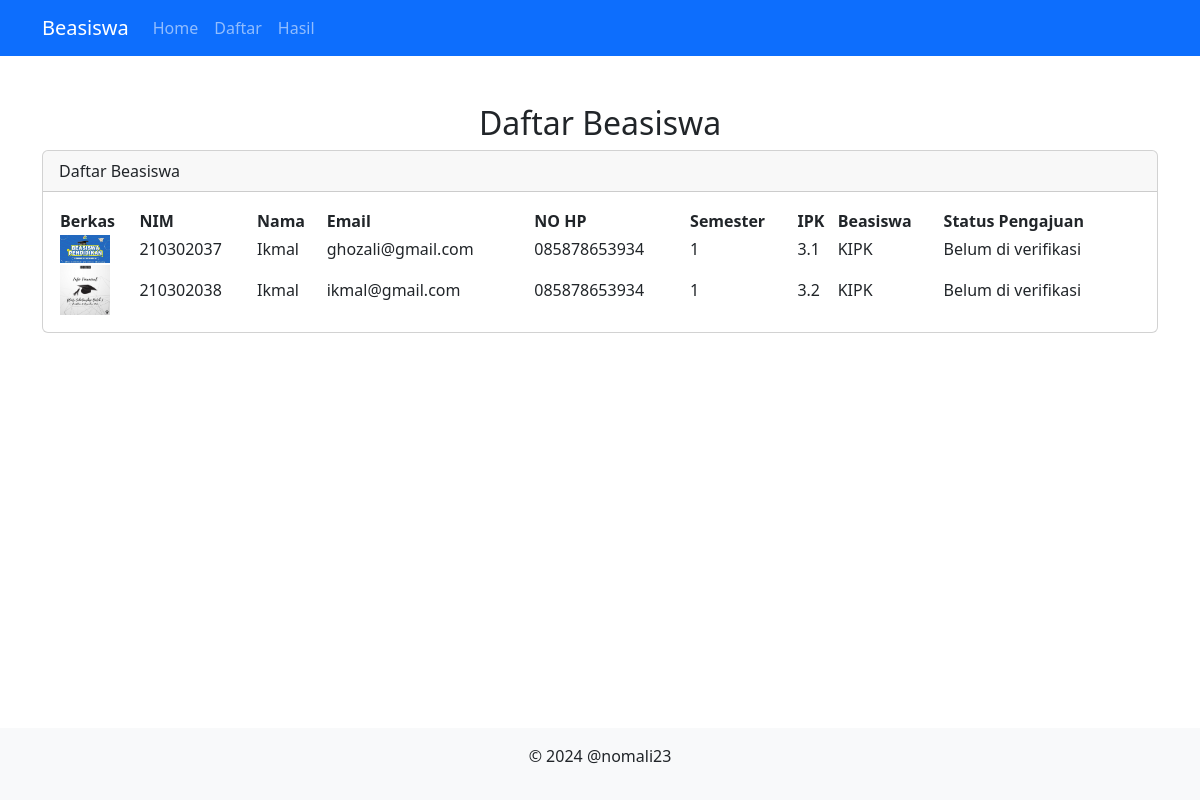
Screenshot of /hasil.php with the database file from the repository.
### tables this page shows
CREATE TABLE `mahasiswa` (
  `nim` int NOT NULL,
  `nama` varchar(150) NOT NULL,
  `email` varchar(150) NOT NULL,
  `no_hp` varchar(50) DEFAULT NULL,
  `semester` varchar(20) DEFAULT NULL,
  `ipk` double NOT NULL,
  `beasiswa` varchar(30) DEFAULT NULL,
  `foto` varchar(200) DEFAULT NULL,
  `status_ajuan` varchar(70) DEFAULT NULL
);

### hasil.php (the view, shortened to what this page needs)
<?php include("config/config.php") ?>
<!DOCTYPE html>
<html lang="en">
<head>
    <link href="https://cdn.jsdelivr.net/npm/bootstrap@5.3.0/dist/css/bootstrap.min.css" rel="stylesheet">
    <link rel="stylesheet" href="https://cdn.datatables.net/2.1.2/css/dataTables.dataTables.css" />
    <link rel="stylesheet" href="https://cdn.datatables.net/buttons/3.1.0/css/buttons.dataTables.css">
</head>
<body>
    <?php include("assets/navbar.php") ?>
    <div class="container content">
        <main>
            <h2 class="text-center mt-4">Daftar Beasiswa</h2>
            <div class="row justify-content-center align-items-center">
                <div class="col-md-12">
                    <div class="card">
                        <div class="card-header">
                            Daftar Beasiswa
                        </div>
                        <div class="card-body">
                            <table id="example" class="display nowrap" style="width: 100%;">
                                <thead>
                                    <tr>
                                        <th>Berkas</th>
                                        <th>NIM</th>
                                        <th>Nama</th>
                                        <th>Email</th>
                                        <th>NO HP</th>
                                        <th>Semester</th>
                                        <th>IPK</th>
                                        <th>Beasiswa</th>
                                        <th>Status Pengajuan</th>
                                    </tr>
                                </thead>
                                <tbody>
                                    <?php
                                        $sql = 'SELECT * FROM mahasiswa';
                                        $query = mysqli_query($conn, $sql);
                                        while ($mahasiswa = mysqli_fetch_assoc($query)) {
                                            echo "<tr>
                                                    <td><img src='assets/img/" . $mahasiswa["foto"] . "' alt='foto' width='50'></td>
                                                    <td>{$mahasiswa['nim']}</td>
                                                    <td>{$mahasiswa['nama']}</td>
                                                    <td>{$mahasiswa['email']}</td>
                                                    <td>{$mahasiswa['no_hp']}</td>
                                                    <td>{$mahasiswa['semester']}</td>
                                                    <td>{$mahasiswa['ipk']}</td>
                                                    <td>{$mahasiswa['beasiswa']}</td>
                                                    <td>{$mahasiswa['status_ajuan']}</td>
                                                </tr>";
                                        }
                                        ?>
                                </tbody>
                            </table>
                        </div>
                    </div>
                </div>
            </div>
        </main>
    </div>
    <?php include("assets/footer.php") ?>
</body>
</html>

### assets/navbar.php (shortened to what this page needs)
<nav class="navbar navbar-expand-lg navbar-dark bg-primary fixed-top">
    <div class="container">
        <a class="navbar-brand" href="#">Beasiswa</a>
        <div class="collapse navbar-collapse" id="navbarNav">
            <ul class="navbar-nav">
                <li class="nav-item">
                    <a class="nav-link" href="index.php">
                        <i class="bi bi-house-door"></i> Home
                    </a>
                </li>
                <li class="nav-item">
                    <a class="nav-link" href="daftar.php">
                        <i class="bi bi-file-earmark-text"></i> Daftar
                    </a>
                </li>
                <li class="nav-item">
                    <a class="nav-link" href="hasil.php">
                        <i class="bi bi-gear"></i> Hasil
                    </a>
                </li>
            </ul>
        </div>
    </div>
</nav>

### assets/footer.php
<footer class="footer">
    <p>&copy; 2024 @nomali23</p>
</footer>

### assets/css.php (style rules this page uses)
html, body { height: 100%; margin: 0; }
body { display: flex; flex-direction: column; }
.content { flex: 1; margin-top: 56px; }
.footer { background-color: #f8f9fa; padding: 1rem; text-align: center; margin-top: 25px; }

### rows the page displays
mahasiswa: foto (picture), nim "210302037", nama "Ikmal", email "ghozali@gmail.com", no_hp "085878653934", semester "1", ipk "3.1", beasiswa "KIPK", status_ajuan "Belum di verifikasi"
mahasiswa: foto (picture), nim "210302038", nama "Ikmal", email "ikmal@gmail.com", no_hp "085878653934", semester "1", ipk "3.2", beasiswa "KIPK", status_ajuan "Belum di verifikasi"
